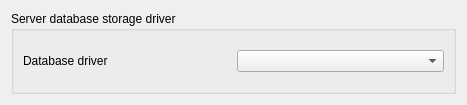
<?xml version="1.0" encoding="UTF-8"?>
<ui version="4.0">
 <class>StorageDriver</class>
 <widget class="QWidget" name="StorageDriver">
  <property name="geometry">
   <rect>
    <x>0</x>
    <y>0</y>
    <width>467</width>
    <height>105</height>
   </rect>
  </property>
  <property name="sizePolicy">
   <sizepolicy hsizetype="Preferred" vsizetype="Minimum">
    <horstretch>0</horstretch>
    <verstretch>0</verstretch>
   </sizepolicy>
  </property>
  <layout class="QGridLayout" name="gridLayout_2">
   <item row="0" column="0">
    <widget class="QGroupBox" name="groupBox_2">
     <property name="sizePolicy">
      <sizepolicy hsizetype="Preferred" vsizetype="Minimum">
       <horstretch>0</horstretch>
       <verstretch>0</verstretch>
      </sizepolicy>
     </property>
     <property name="title">
      <string>Server database storage driver</string>
     </property>
     <layout class="QHBoxLayout" name="horizontalLayout">
      <item>
       <widget class="QLabel" name="label">
        <property name="sizePolicy">
         <sizepolicy hsizetype="Minimum" vsizetype="Preferred">
          <horstretch>0</horstretch>
          <verstretch>0</verstretch>
         </sizepolicy>
        </property>
        <property name="text">
         <string>Database driver</string>
        </property>
       </widget>
      </item>
      <item>
       <widget class="QComboBox" name="driverBox"/>
      </item>
     </layout>
    </widget>
   </item>
  </layout>
 </widget>
 <resources/>
 <connections/>
</ui>
